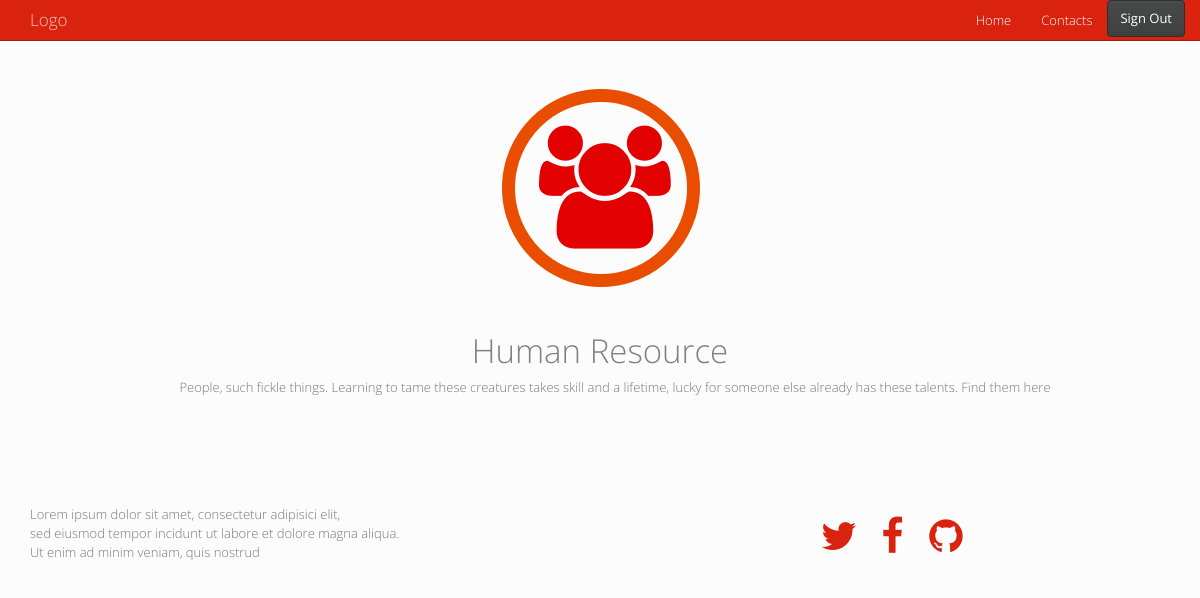
The page /skillPage.php?skill=11 (signed in) on the database its author committed.
### tables this page shows
CREATE TABLE IF NOT EXISTS `skills` (
  `ID` int(11) NOT NULL,
  `skillName` varchar(50) NOT NULL,
  `skillInfo` text NOT NULL
);

### skillPage.php (the view, shortened to what this page needs)
<?php
    $skillID = $_GET['skill'];
    if (!isset($skillID)) {
       header("Location: index.php");
   } else {
      $conn = new mysqli(DB_HOST, DB_USER, DB_PASS, DB_NAME);
      if ($conn->connect_error) {
          header("Location: index.php");
          echo $error = "Connection failed: " . $conn->connect_error;
      } else {
          $sql = "SELECT * FROM skills WHERE ID = '".$skillID."'";
          $result = $conn->query($sql);
          $skillInfo = $result->fetch_assoc();
      }
   }
?>
<html><head>
    <link href="http://cdnjs.cloudflare.com/ajax/libs/font-awesome/4.3.0/css/font-awesome.min.css" rel="stylesheet" type="text/css">
    <link rel="stylesheet" href="bootstrap.min.css">
</head><body>
    <div class="navbar navbar-default navbar-inverse navbar-static-top">
      <div class="container">
        <div class="navbar-header">
          <a class="navbar-brand" href="#"><span>Logo</span></a>
        </div>
        <div class="collapse navbar-collapse" id="navbar-ex-collapse">
          <a href="logout.php" class="btn btn-default navbar-right">Sign Out</a><ul class="nav navbar-nav navbar-right">
            <li class="active">
              <a href="#">Home</a>
            </li>
            <li class="active">
              <a href="#">Contacts</a>
            </li>
          </ul>
        </div>
      </div>
    </div>
    <div class="section">
      <div class="container">
        <div class="row">
          <div class="col-md-1"></div>
          <div class="col-md-10">
            <img src="<?php echo "assets/".$skillID.".png" ?>" class="center-block img-circle img-responsive">
            <h1 class="text-center text-muted"><?php echo $skillInfo["skillName"] ?></h1>
          </div>
          <div class="col-md-1"></div>
        </div>
      </div>
    </div>
    <div class="section">
      <div class="container">
        <div class="row">
          <div class="col-md-12">
            <div class="section">
              <div class="container">
                <div class="row"><div class="col-md-12"><p class="text-center"><?php echo $skillInfo["skillInfo"] ?></p></div></div>
              </div>
            </div>
          </div>
        </div>
      </div>
    </div><footer class="section section-primary"> <div class="container"> <div class="row"> <div class="col-sm-6"> <h1><br><br></h1> <p>Lorem ipsum dolor sit amet, consectetur adipisici elit, <br>sed eiusmod tempor incidunt ut labore et dolore magna aliqua. <br>Ut enim ad minim veniam, quis nostrud</p></div><div class="col-sm-6"> <p class="text-info text-right"> <br><br></p><p><br><br><br></p><div class="row"> <div class="col-md-12 text-center">  <a href="#"><i class="fa fa-3x fa-fw fa-twitter text-primary"></i></a> <a href="#"><i class="fa fa-3x fa-facebook fa-fw text-primary"></i></a> <a href="#"><i class="fa fa-3x fa-fw fa-github text-primary"></i></a> </div></div></div></div></div></footer>
</body></html>

### skillPage.php (style rules this page uses)
i { color:#fff; }

### rows shown on the page
skills: skillName "Human Resource", skillInfo "People, such fickle things. Learning to tame these creatures takes skill and a lifetime, lucky for someone else already has these talents. Find them here"
